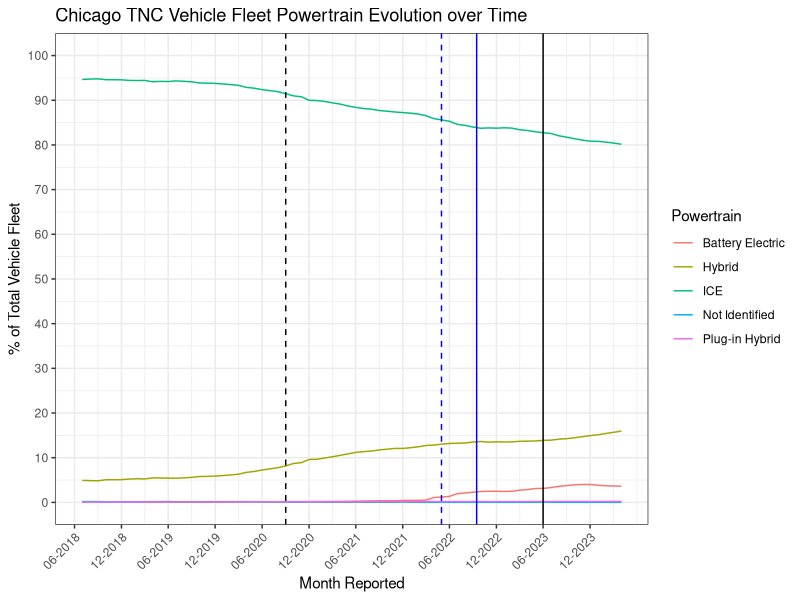

Write R code to recreate this figure.
# Date: 08/01/24
# Author: Anna Cobb
# Purpose: this code is supposed to plot the results from the 
# Chicago_TNC_vehicle_analysis.R script. The result from that script was a CSV
# containing TNC vehicle fleet powertrain breakdown on a monthly basis over time.

library(tidyverse)
library(dplyr)

tnc_fleet = read.csv("TNC_monthly_composition_all_years.csv") %>% 
  mutate(datetime = as.POSIXct(date, format = "%Y-%m-%d"),
         powertrain = case_when(powertrain == "pct_EV" ~ "Battery Electric",
                                powertrain == "pct_Hybrid" ~ "Hybrid",
                                powertrain == "pct_ICE" ~ "ICE",
                                powertrain == "pct_no_ID" ~ "Not Identified",
                                .default = "Plug-in Hybrid"))
breaks = seq.POSIXt(from = as.POSIXct("2018-06-01", format = "%Y-%m-%d"), to = as.POSIXct("2024-04-01", format = "%Y-%m-%d"), by = "6 months")
ggplot(data = tnc_fleet, aes(x = datetime, y= fleet_pct, color = powertrain)) +
  geom_line() +
  ylab("% of Total Vehicle Fleet") +
  xlab("Month Reported") +
  labs(color = "Powertrain") +
  ggtitle("Chicago TNC Vehicle Fleet Powertrain Evolution over Time") +
  scale_x_datetime(breaks = breaks, date_labels = "%m-%Y") +
  scale_y_continuous(breaks = seq(0,100, by = 10), limits = c(0,100)) +
  geom_vline(xintercept = as.POSIXct("2022-05-01",format = "%Y-%m-%d"), color = "blue", linetype = "dashed") +
  geom_vline(xintercept = as.POSIXct("2022-09-15",format = "%Y-%m-%d"), color = "blue") +
  geom_vline(xintercept = as.POSIXct("2020-09-01",format = "%Y-%m-%d"), color = "black", linetype = "dashed") +
  geom_vline(xintercept = as.POSIXct("2023-06-01",format = "%Y-%m-%d"), color = "black") +
  theme_bw() +
  theme(axis.text.x = element_text(angle = 45, vjust = 1, hjust=1))
